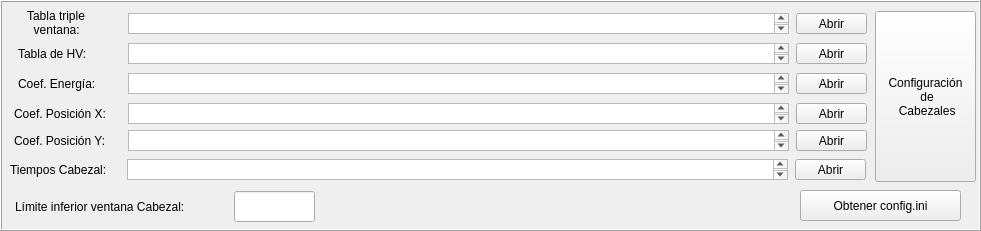
     <widget class="QFrame" name="frame_calib_tables">
      <property name="geometry">
       <rect>
        <x>10</x>
        <y>331</y>
        <width>981</width>
        <height>231</height>
       </rect>
      </property>
      <property name="frameShape">
       <enum>QFrame::Box</enum>
      </property>
      <property name="frameShadow">
       <enum>QFrame::Raised</enum>
      </property>
      <widget class="QPushButton" name="pushButton_triple_ventana">
       <property name="geometry">
        <rect>
         <x>796</x>
         <y>13</y>
         <width>71</width>
         <height>21</height>
        </rect>
       </property>
       <property name="text">
        <string>Abrir</string>
       </property>
      </widget>
      <widget class="QLabel" name="label_2">
       <property name="geometry">
        <rect>
         <x>18</x>
         <y>43</y>
         <width>101</width>
         <height>21</height>
        </rect>
       </property>
       <property name="text">
        <string>Tabla de HV:</string>
       </property>
      </widget>
      <widget class="QTextBrowser" name="textBrowser_energia">
       <property name="geometry">
        <rect>
         <x>128</x>
         <y>73</y>
         <width>661</width>
         <height>21</height>
        </rect>
       </property>
       <property name="autoFillBackground">
        <bool>true</bool>
       </property>
      </widget>
      <widget class="QLabel" name="label_10">
       <property name="geometry">
        <rect>
         <x>15</x>
         <y>196</y>
         <width>221</width>
         <height>21</height>
        </rect>
       </property>
       <property name="text">
        <string>Límite inferior ventana Cabezal:</string>
       </property>
      </widget>
      <widget class="QTextBrowser" name="textBrowser_tiempos_cabezal">
       <property name="geometry">
        <rect>
         <x>127</x>
         <y>159</y>
         <width>661</width>
         <height>21</height>
        </rect>
       </property>
       <property name="autoFillBackground">
        <bool>true</bool>
       </property>
      </widget>
      <widget class="QPushButton" name="pushButton_energia">
       <property name="geometry">
        <rect>
         <x>796</x>
         <y>73</y>
         <width>71</width>
         <height>21</height>
        </rect>
       </property>
       <property name="text">
        <string>Abrir</string>
       </property>
      </widget>
      <widget class="QTextBrowser" name="textBrowser_hv">
       <property name="geometry">
        <rect>
         <x>128</x>
         <y>43</y>
         <width>661</width>
         <height>21</height>
        </rect>
       </property>
       <property name="autoFillBackground">
        <bool>true</bool>
       </property>
      </widget>
      <widget class="QPushButton" name="pushButton_tiempos_cabezal">
       <property name="geometry">
        <rect>
         <x>795</x>
         <y>159</y>
         <width>71</width>
         <height>21</height>
        </rect>
       </property>
       <property name="text">
        <string>Abrir</string>
       </property>
      </widget>
      <widget class="QLabel" name="label_11">
       <property name="geometry">
        <rect>
         <x>10</x>
         <y>159</y>
         <width>121</width>
         <height>21</height>
        </rect>
       </property>
       <property name="text">
        <string>Tiempos Cabezal:</string>
       </property>
      </widget>
      <widget class="QLabel" name="label">
       <property name="geometry">
        <rect>
         <x>27</x>
         <y>2</y>
         <width>81</width>
         <height>41</height>
        </rect>
       </property>
       <property name="text">
        <string>Tabla triple
  ventana:</string>
       </property>
      </widget>
      <widget class="QTextBrowser" name="textBrowser_triple_ventana">
       <property name="geometry">
        <rect>
         <x>128</x>
         <y>13</y>
         <width>661</width>
         <height>21</height>
        </rect>
       </property>
       <property name="autoFillBackground">
        <bool>true</bool>
       </property>
      </widget>
      <widget class="QPushButton" name="pushButton_initialize">
       <property name="geometry">
        <rect>
         <x>875</x>
         <y>11</y>
         <width>101</width>
         <height>171</height>
        </rect>
       </property>
       <property name="font">
        <font>
         <weight>50</weight>
         <bold>false</bold>
        </font>
       </property>
       <property name="text">
        <string>Configuración
 de
 Cabezales</string>
       </property>
      </widget>
      <widget class="QTextBrowser" name="textBrowser_posicion_X">
       <property name="geometry">
        <rect>
         <x>128</x>
         <y>103</y>
         <width>661</width>
         <height>21</height>
        </rect>
       </property>
       <property name="autoFillBackground">
        <bool>true</bool>
       </property>
      </widget>
      <widget class="QLabel" name="label_4">
       <property name="geometry">
        <rect>
         <x>14</x>
         <y>103</y>
         <width>111</width>
         <height>21</height>
        </rect>
       </property>
       <property name="text">
        <string>Coef. Posición X:</string>
       </property>
      </widget>
      <widget class="QPushButton" name="pushButton_hv">
       <property name="geometry">
        <rect>
         <x>796</x>
         <y>43</y>
         <width>71</width>
         <height>21</height>
        </rect>
       </property>
       <property name="text">
        <string>Abrir</string>
       </property>
      </widget>
      <widget class="QLineEdit" name="lineEdit_limiteinferior">
       <property name="geometry">
        <rect>
         <x>234</x>
         <y>191</y>
         <width>81</width>
         <height>31</height>
        </rect>
       </property>
      </widget>
      <widget class="QPushButton" name="pushButton_posicion_Y">
       <property name="geometry">
        <rect>
         <x>796</x>
         <y>130</y>
         <width>71</width>
         <height>21</height>
        </rect>
       </property>
       <property name="text">
        <string>Abrir</string>
       </property>
      </widget>
      <widget class="QPushButton" name="pushButton_posicion_X">
       <property name="geometry">
        <rect>
         <x>796</x>
         <y>103</y>
         <width>71</width>
         <height>21</height>
        </rect>
       </property>
       <property name="text">
        <string>Abrir</string>
       </property>
      </widget>
      <widget class="QTextBrowser" name="textBrowser_posicion_Y">
       <property name="geometry">
        <rect>
         <x>128</x>
         <y>130</y>
         <width>661</width>
         <height>21</height>
        </rect>
       </property>
       <property name="autoFillBackground">
        <bool>true</bool>
       </property>
      </widget>
      <widget class="QLabel" name="label_8">
       <property name="geometry">
        <rect>
         <x>14</x>
         <y>130</y>
         <width>111</width>
         <height>21</height>
        </rect>
       </property>
       <property name="text">
        <string>Coef. Posición Y:</string>
       </property>
      </widget>
      <widget class="QLabel" name="label_3">
       <property name="geometry">
        <rect>
         <x>18</x>
         <y>73</y>
         <width>101</width>
         <height>21</height>
        </rect>
       </property>
       <property name="text">
        <string>Coef. Energía:</string>
       </property>
      </widget>
      <widget class="QPushButton" name="pushButton_obtener_ini">
       <property name="geometry">
        <rect>
         <x>800</x>
         <y>190</y>
         <width>161</width>
         <height>31</height>
        </rect>
       </property>
       <property name="text">
        <string>Obtener config.ini</string>
       </property>
      </widget>
     </widget>
